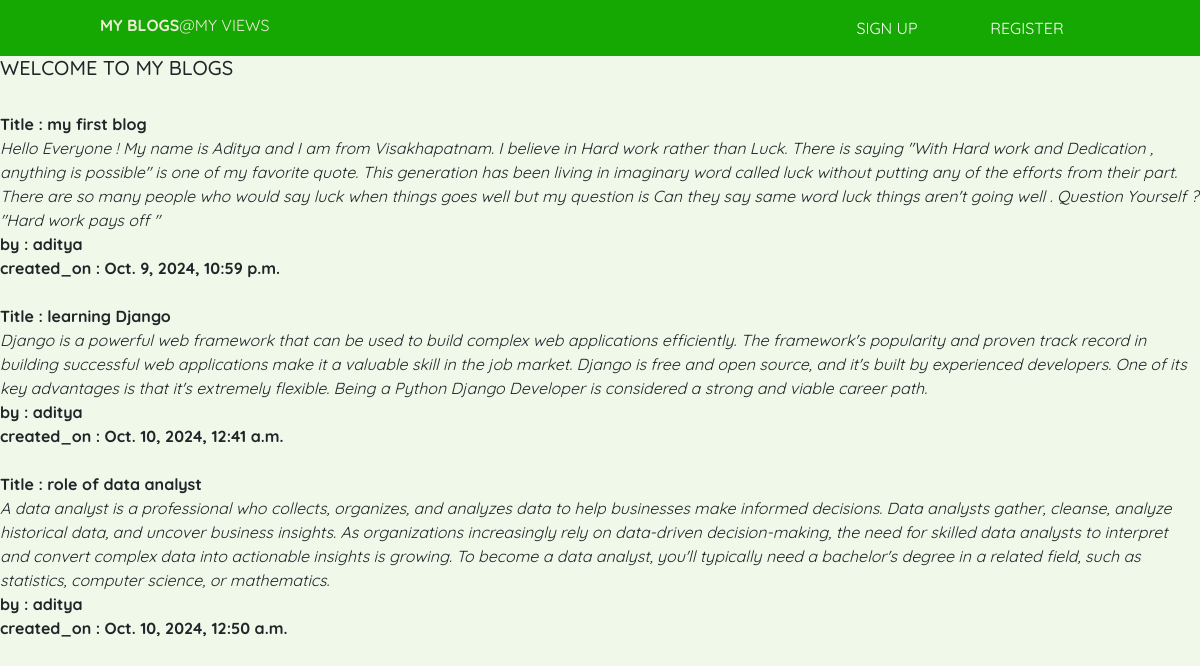
/demo/, run on the app's committed database.
### myapp/models.py (models this page shows, shortened)
class Blog(models.Model):
    title = models.CharField (max_length=200)
    description = models.TextField()
    posted_by = models.CharField(max_length=200)
    created_on = models.DateTimeField(default=datetime.now)

### myapp/views.py (the view)
# urls.py: path('demo/',demo)
def demo(request):
    post=Blog.objects.all()
    return render(request,"base.html",{'post':post})

### myblog/templates/base.html (shortened to what this page needs)
<!DOCTYPE html>
<html>
<head>
<link href="https://cdn.jsdelivr.net/npm/bootstrap@5.3.3/dist/css/bootstrap.min.css" rel="stylesheet">
<header>
    <div class="wrapper">
      <h1 class="logo">MY BLOGS<span>@MY VIEWS</span></h1>
      <nav class="main-nav">
        <ul>
          <li><a href="#">Sign Up</a></li>
          <li><a href="#">Register</a></li>
        </ul>
      </nav>
    </div>
</header>
</head>
<body>
  <h5>WELCOME TO MY BLOGS</h5>
<br>
{% block content %}
{% for i in post %}
<b>Title : {{i.title}}</b> <br>
<i>{{i.description}}</i> <br>
<b>by : {{i.posted_by}}</b><br>
<b>created_on : {{i.created_on}}</b> <br> <br>
{% endfor %}
{% endblock content %}
</body>
</html>

### myblog/templates/base.html (style rules this page uses)
body { background: #f0f8ea; font-family: 'QuickSand',sans-serif; }
.wrapper { width: 95%; max-width: 1000px; margin: 0 auto; }
header { background: #15a702; color: #ebebd3; position: relative; padding: 1em 0; }
header::after { content: ""; clear: both; display: block; }
.logo { float: left; font-size: 1rem; margin: 0; text-transform: uppercase; font-weight: 700; }
.logo span { font-weight: 400; }
.main-nav { position: absolute; top: 100%; right: 0; left: 0; background: #464655; height: 0; overflow: hidden; }
.main-nav ul { margin: 0; padding: 0; list-style: none; }
.main-nav li { border-bottom: 1px solid #575766; }
.main-nav a { color: white; display: block; padding: 1em 1em; text-decoration: none; text-transform: uppercase; }
@media only screen and (min-width: 700px) { .main-nav { height: auto; position: relative; background: transparent; float: right; } }
@media only screen and (min-width: 700px) { .main-nav li { display: inline-block; border: none; } }
@media only screen and (min-width: 700px) { .main-nav a { padding: 0; margin-left: 2em; } }

### data on the page
Blog: title "my first blog", description "Hello Everyone ! My name is Aditya and I am from Visakhapatnam. I believe in Hard work rather than Luck. There is saying \"With Hard work and Dedication , anything is possible\" is one of my favorite quote. This generation has been living in imaginary word called luck without putting any of the efforts from their part. There are so many people who would say luck when things goes well but my question is Can they say same word luck things aren't going well . Question Yourself ? \"Hard work pays off \"", posted_by "aditya", created_on "Oct. 9, 2024, 10:59 p.m."
Blog: title "learning Django", description "Django is a powerful web framework that can be used to build complex web applications efficiently. The framework's popularity and proven track record in building successful web applications make it a valuable skill in the job market. Django is free and open source, and it's built by experienced developers. One of its key advantages is that it's extremely flexible. Being a Python Django Developer is considered a strong and viable career path.", posted_by "aditya", created_on "Oct. 10, 2024, 12:41 a.m."
Blog: title "role of data analyst", description "A data analyst is a professional who collects, organizes, and analyzes data to help businesses make informed decisions. Data analysts gather, cleanse, analyze historical data, and uncover business insights. As organizations increasingly rely on data-driven decision-making, the need for skilled data analysts to interpret and convert complex data into actionable insights is growing. To become a data analyst, you'll typically need a bachelor's degree in a related field, such as statistics, computer science, or mathematics.", posted_by "aditya", created_on "Oct. 10, 2024, 12:50 a.m."
